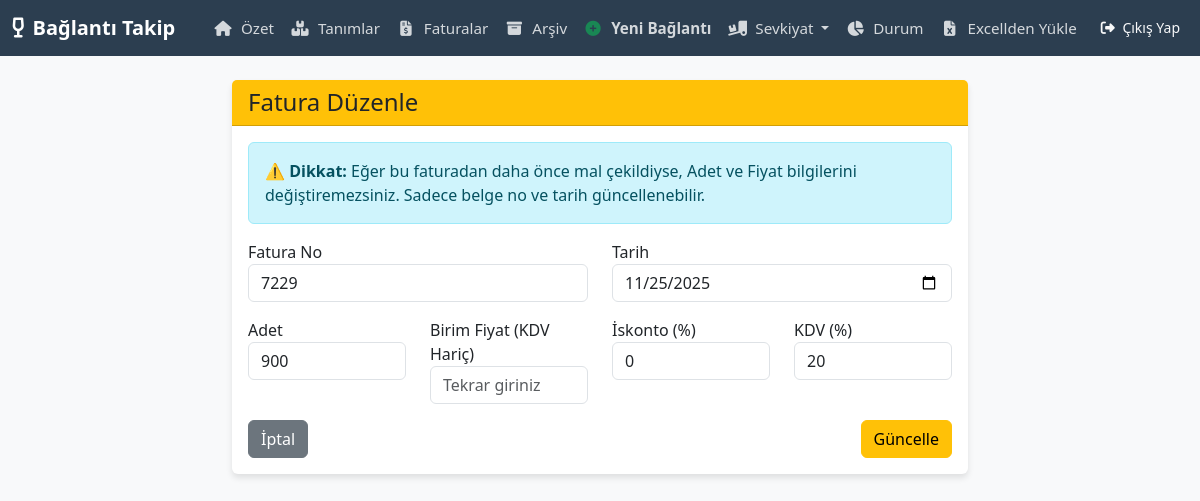
The page /fatura-duzenle/17 (signed in) on the database its author committed.
### tables this page shows
CREATE TABLE faturalar 
                     (id INTEGER PRIMARY KEY AUTOINCREMENT, 
                      tedarikci_id INTEGER, urun_id INTEGER, 
                      fatura_no TEXT, tarih TEXT, 
                      toplam_adet INTEGER, kalan_adet INTEGER, 
                      net_maliyet REAL);

### app/routes.py (the view)
@main.route('/fatura-duzenle/<int:id>', methods=['GET', 'POST'])
@login_required
def fatura_duzenle(id):
    if request.method == 'POST':
        success, msg = DatabaseManager.update_fatura(id, request.form)
        flash(msg, 'success' if success else 'danger')
        return redirect(url_for('main.rapor') if success else url_for('main.fatura_duzenle', id=id))
    fatura = DatabaseManager.get_fatura(id)
    return render_template('fatura_duzenle.html', f=fatura)

### app/models.py (called while the page is built)
    @staticmethod
    def get_db_connection():
        conn = sqlite3.connect(current_app.config['DB_NAME'])
        conn.row_factory = sqlite3.Row
        return conn

    @staticmethod
    def get_user_by_id(user_id):
        conn = DatabaseManager.get_db_connection()
        user_data = conn.execute("SELECT * FROM kullanicilar WHERE id = ?", (user_id,)).fetchone()
        conn.close()
        if user_data: return User(user_data['id'], user_data['username'], user_data['password'])
        return None

    @staticmethod
    def get_fatura(fatura_id):
        conn = DatabaseManager.get_db_connection()
        fatura = conn.execute("SELECT * FROM faturalar WHERE id = ?", (fatura_id,)).fetchone()
        conn.close()
        return fatura

### app/templates/fatura_duzenle.html
{% extends "base.html" %}
{% block content %}
<div class="row justify-content-center">
    <div class="col-md-8">
        <div class="card">
            <div class="card-header bg-warning text-dark">
                <h4 class="mb-0">Fatura Düzenle</h4>
            </div>
            <div class="card-body">
                <div class="alert alert-info">
                    ⚠️ <b>Dikkat:</b> Eğer bu faturadan daha önce mal çekildiyse, Adet ve Fiyat bilgilerini değiştiremezsiniz. Sadece belge no ve tarih güncellenebilir.
                </div>
                <form method="POST">
                    <div class="row">
                        <div class="col-md-6 mb-3">
                            <label>Fatura No</label>
                            <input type="text" name="fatura_no" value="{{ f['fatura_no'] }}" class="form-control" required>
                        </div>
                        <div class="col-md-6 mb-3">
                            <label>Tarih</label>
                            <input type="date" name="tarih" value="{{ f['tarih'] }}" class="form-control" required>
                        </div>
                    </div>
                    <div class="row">
                        <div class="col-md-3 mb-3">
                            <label>Adet</label>
                            <input type="number" name="adet" value="{{ f['toplam_adet'] }}" class="form-control" required>
                        </div>
                        <div class="col-md-3 mb-3">
                            <label>Birim Fiyat (KDV Hariç)</label>
                            <input type="number" step="0.01" name="fiyat" class="form-control" required placeholder="Tekrar giriniz">
                        </div>
                        <div class="col-md-3 mb-3">
                            <label>İskonto (%)</label>
                            <input type="number" step="0.01" name="iskonto" class="form-control" value="0">
                        </div>
                        <div class="col-md-3 mb-3">
                            <label>KDV (%)</label>
                            <input type="number" step="0.01" name="kdv" class="form-control" value="20">
                        </div>
                    </div>
                    <div class="d-flex justify-content-between">
                        <a href="{{ url_for('main.rapor') }}" class="btn btn-secondary">İptal</a>
                        <button type="submit" class="btn btn-warning">Güncelle</button>
                    </div>
                </form>
            </div>
        </div>
    </div>
</div>
{% endblock %}

### app/templates/base.html (style rules this page uses)
body { background-color: #f8f9fa; }
.card { box-shadow: 0 4px 6px rgba(0,0,0,0.1); border: none; margin-bottom: 20px; }

### rows shown on the page
faturalar: fatura_no "7229", tarih "11/25/2025", adet "900"
